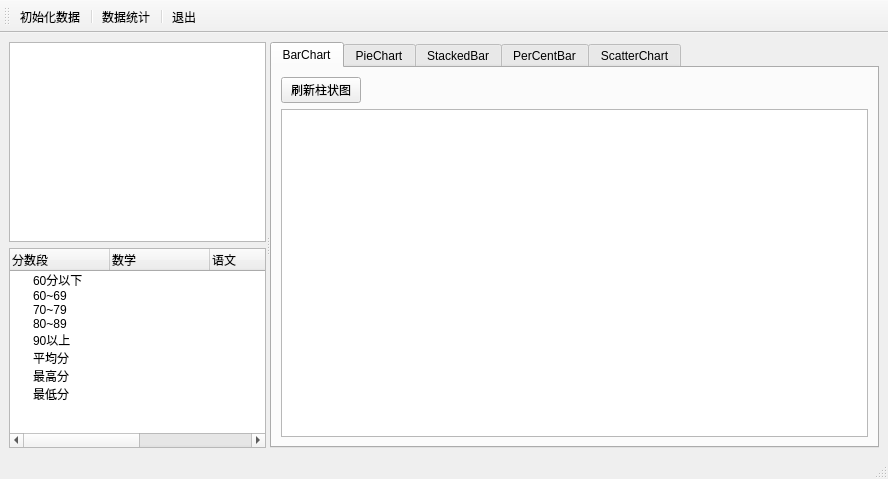
<?xml version="1.0" encoding="UTF-8"?>
<ui version="4.0">
 <class>MainWindow</class>
 <widget class="QMainWindow" name="MainWindow">
  <property name="geometry">
   <rect>
    <x>0</x>
    <y>0</y>
    <width>888</width>
    <height>479</height>
   </rect>
  </property>
  <property name="windowTitle">
   <string>MainWindow</string>
  </property>
  <property name="toolButtonStyle">
   <enum>Qt::ToolButtonTextUnderIcon</enum>
  </property>
  <widget class="QWidget" name="centralwidget">
   <layout class="QGridLayout" name="gridLayout">
    <item row="0" column="0">
     <widget class="QSplitter" name="splitter">
      <property name="orientation">
       <enum>Qt::Horizontal</enum>
      </property>
      <widget class="QWidget" name="layoutWidget">
       <layout class="QVBoxLayout" name="verticalLayout">
        <item>
         <widget class="QTableView" name="tableView"/>
        </item>
        <item>
         <widget class="QTreeWidget" name="treeWidget">
          <column>
           <property name="text">
            <string>分数段</string>
           </property>
          </column>
          <column>
           <property name="text">
            <string>数学</string>
           </property>
          </column>
          <column>
           <property name="text">
            <string>语文</string>
           </property>
          </column>
          <column>
           <property name="text">
            <string>英语</string>
           </property>
          </column>
          <column>
           <property name="text">
            <string>平均分</string>
           </property>
          </column>
          <item>
           <property name="text">
            <string>60分以下</string>
           </property>
           <property name="text">
            <string/>
           </property>
           <property name="text">
            <string/>
           </property>
           <property name="text">
            <string/>
           </property>
           <property name="text">
            <string/>
           </property>
          </item>
          <item>
           <property name="text">
            <string>60~69</string>
           </property>
           <property name="text">
            <string/>
           </property>
           <property name="text">
            <string/>
           </property>
           <property name="text">
            <string/>
           </property>
           <property name="text">
            <string/>
           </property>
          </item>
          <item>
           <property name="text">
            <string>70~79</string>
           </property>
           <property name="text">
            <string/>
           </property>
           <property name="text">
            <string/>
           </property>
           <property name="text">
            <string/>
           </property>
           <property name="text">
            <string/>
           </property>
          </item>
          <item>
           <property name="text">
            <string>80~89</string>
           </property>
           <property name="text">
            <string/>
           </property>
           <property name="text">
            <string/>
           </property>
           <property name="text">
            <string/>
           </property>
           <property name="text">
            <string/>
           </property>
          </item>
          <item>
           <property name="text">
            <string>90以上</string>
           </property>
           <property name="text">
            <string/>
           </property>
           <property name="text">
            <string/>
           </property>
           <property name="text">
            <string/>
           </property>
           <property name="text">
            <string/>
           </property>
          </item>
          <item>
           <property name="text">
            <string>平均分</string>
           </property>
          </item>
          <item>
           <property name="text">
            <string>最高分</string>
           </property>
          </item>
          <item>
           <property name="text">
            <string>最低分</string>
           </property>
          </item>
         </widget>
        </item>
       </layout>
      </widget>
      <widget class="QTabWidget" name="tabWidget">
       <property name="currentIndex">
        <number>0</number>
       </property>
       <widget class="QWidget" name="tab">
        <attribute name="icon">
         <iconset>
          <normalon>:/images/BarChart.png</normalon>
         </iconset>
        </attribute>
        <attribute name="title">
         <string>BarChart</string>
        </attribute>
        <layout class="QGridLayout" name="gridLayout_2">
         <item row="1" column="0" colspan="2">
          <widget class="QChartView" name="chartViewBar"/>
         </item>
         <item row="0" column="0">
          <widget class="QPushButton" name="btn_flashBar">
           <property name="text">
            <string>刷新柱状图</string>
           </property>
          </widget>
         </item>
         <item row="0" column="1">
          <spacer name="horizontalSpacer">
           <property name="orientation">
            <enum>Qt::Horizontal</enum>
           </property>
           <property name="sizeHint" stdset="0">
            <size>
             <width>177</width>
             <height>20</height>
            </size>
           </property>
          </spacer>
         </item>
        </layout>
       </widget>
       <widget class="QWidget" name="tab_2">
        <attribute name="icon">
         <iconset>
          <normalon>:/images/PieChart.png</normalon>
         </iconset>
        </attribute>
        <attribute name="title">
         <string>PieChart</string>
        </attribute>
        <layout class="QGridLayout" name="gridLayout_3">
         <item row="0" column="3">
          <widget class="QLabel" name="label_2">
           <property name="text">
            <string>HoleSize</string>
           </property>
           <property name="alignment">
            <set>Qt::AlignRight|Qt::AlignTrailing|Qt::AlignVCenter</set>
           </property>
          </widget>
         </item>
         <item row="0" column="2">
          <widget class="QPushButton" name="btn_flashPie">
           <property name="text">
            <string>刷新饼图</string>
           </property>
          </widget>
         </item>
         <item row="0" column="6">
          <widget class="QDoubleSpinBox" name="doubleSpinBox_pieSize">
           <property name="minimum">
            <double>1.000000000000000</double>
           </property>
          </widget>
         </item>
         <item row="0" column="8">
          <widget class="QComboBox" name="comboBox_them">
           <item>
            <property name="text">
             <string>主题1</string>
            </property>
           </item>
           <item>
            <property name="text">
             <string>主题2</string>
            </property>
           </item>
           <item>
            <property name="text">
             <string>主题3</string>
            </property>
           </item>
           <item>
            <property name="text">
             <string>主题4</string>
            </property>
           </item>
          </widget>
         </item>
         <item row="1" column="0" colspan="8">
          <widget class="QChartView" name="chartViewPie"/>
         </item>
         <item row="0" column="5">
          <widget class="QLabel" name="label_3">
           <property name="text">
            <string>PieSize</string>
           </property>
           <property name="alignment">
            <set>Qt::AlignRight|Qt::AlignTrailing|Qt::AlignVCenter</set>
           </property>
          </widget>
         </item>
         <item row="0" column="4">
          <widget class="QDoubleSpinBox" name="doubleSpinBox_holeSize"/>
         </item>
         <item row="0" column="0">
          <widget class="QLabel" name="label">
           <property name="text">
            <string>分析数据</string>
           </property>
           <property name="alignment">
            <set>Qt::AlignRight|Qt::AlignTrailing|Qt::AlignVCenter</set>
           </property>
          </widget>
         </item>
         <item row="0" column="1">
          <widget class="QComboBox" name="comboBox_course">
           <item>
            <property name="text">
             <string>语文</string>
            </property>
           </item>
           <item>
            <property name="text">
             <string>数学</string>
            </property>
           </item>
           <item>
            <property name="text">
             <string>英语</string>
            </property>
           </item>
          </widget>
         </item>
         <item row="0" column="7">
          <widget class="QLabel" name="label_4">
           <property name="text">
            <string>主题</string>
           </property>
           <property name="alignment">
            <set>Qt::AlignRight|Qt::AlignTrailing|Qt::AlignVCenter</set>
           </property>
          </widget>
         </item>
        </layout>
       </widget>
       <widget class="QWidget" name="tab_3">
        <attribute name="icon">
         <iconset>
          <normalon>:/images/StackedBar.png</normalon>
         </iconset>
        </attribute>
        <attribute name="title">
         <string>StackedBar</string>
        </attribute>
        <layout class="QGridLayout" name="gridLayout_4">
         <item row="0" column="0">
          <widget class="QPushButton" name="btn_flashStackedBar">
           <property name="text">
            <string>刷新堆叠柱状图</string>
           </property>
          </widget>
         </item>
         <item row="0" column="1">
          <spacer name="horizontalSpacer_2">
           <property name="orientation">
            <enum>Qt::Horizontal</enum>
           </property>
           <property name="sizeHint" stdset="0">
            <size>
             <width>485</width>
             <height>20</height>
            </size>
           </property>
          </spacer>
         </item>
         <item row="1" column="0" colspan="2">
          <widget class="QChartView" name="chartViewStackedBar"/>
         </item>
        </layout>
       </widget>
       <widget class="QWidget" name="tab_4">
        <attribute name="icon">
         <iconset>
          <normalon>:/images/PercentBar.png</normalon>
         </iconset>
        </attribute>
        <attribute name="title">
         <string>PerCentBar</string>
        </attribute>
        <layout class="QGridLayout" name="gridLayout_5">
         <item row="0" column="0">
          <widget class="QPushButton" name="btn_flashPercentBar">
           <property name="text">
            <string>刷新百分比柱状图</string>
           </property>
          </widget>
         </item>
         <item row="0" column="1">
          <spacer name="horizontalSpacer_3">
           <property name="orientation">
            <enum>Qt::Horizontal</enum>
           </property>
           <property name="sizeHint" stdset="0">
            <size>
             <width>473</width>
             <height>20</height>
            </size>
           </property>
          </spacer>
         </item>
         <item row="1" column="0" colspan="2">
          <widget class="QChartView" name="chartViewPercentBar"/>
         </item>
        </layout>
       </widget>
       <widget class="QWidget" name="tab_5">
        <attribute name="icon">
         <iconset>
          <normalon>:/images/ScatterChart.png</normalon>
         </iconset>
        </attribute>
        <attribute name="title">
         <string>ScatterChart</string>
        </attribute>
        <layout class="QGridLayout" name="gridLayout_6">
         <item row="0" column="0">
          <widget class="QPushButton" name="btn_flashScatterChart">
           <property name="text">
            <string>刷新图标</string>
           </property>
          </widget>
         </item>
         <item row="0" column="1">
          <spacer name="horizontalSpacer_4">
           <property name="orientation">
            <enum>Qt::Horizontal</enum>
           </property>
           <property name="sizeHint" stdset="0">
            <size>
             <width>497</width>
             <height>20</height>
            </size>
           </property>
          </spacer>
         </item>
         <item row="1" column="0" colspan="2">
          <widget class="QChartView" name="chartViewScatterChart"/>
         </item>
        </layout>
       </widget>
      </widget>
     </widget>
    </item>
   </layout>
  </widget>
  <widget class="QMenuBar" name="menubar">
   <property name="geometry">
    <rect>
     <x>0</x>
     <y>0</y>
     <width>888</width>
     <height>21</height>
    </rect>
   </property>
  </widget>
  <widget class="QStatusBar" name="statusbar"/>
  <widget class="QToolBar" name="toolBar">
   <property name="windowTitle">
    <string>toolBar</string>
   </property>
   <attribute name="toolBarArea">
    <enum>TopToolBarArea</enum>
   </attribute>
   <attribute name="toolBarBreak">
    <bool>false</bool>
   </attribute>
   <addaction name="action_init"/>
   <addaction name="separator"/>
   <addaction name="action_survey"/>
   <addaction name="separator"/>
   <addaction name="action_exit"/>
  </widget>
  <action name="action_init">
   <property name="icon">
    <iconset resource="res.qrc">
     <normaloff>:/images/init.png</normaloff>:/images/init.png</iconset>
   </property>
   <property name="text">
    <string>初始化数据</string>
   </property>
   <property name="font">
    <font/>
   </property>
  </action>
  <action name="action_survey">
   <property name="icon">
    <iconset resource="res.qrc">
     <normaloff>:/images/survey.png</normaloff>:/images/survey.png</iconset>
   </property>
   <property name="text">
    <string>数据统计</string>
   </property>
  </action>
  <action name="action_exit">
   <property name="icon">
    <iconset resource="res.qrc">
     <normaloff>:/images/exit.png</normaloff>:/images/exit.png</iconset>
   </property>
   <property name="text">
    <string>退出</string>
   </property>
  </action>
 </widget>
 <customwidgets>
  <customwidget>
   <class>QChartView</class>
   <extends>QGraphicsView</extends>
   <header location="global">qchartview.h</header>
  </customwidget>
 </customwidgets>
 <resources>
  <include location="res.qrc"/>
 </resources>
 <connections>
  <connection>
   <sender>action_exit</sender>
   <signal>triggered()</signal>
   <receiver>MainWindow</receiver>
   <slot>close()</slot>
   <hints>
    <hint type="sourcelabel">
     <x>-1</x>
     <y>-1</y>
    </hint>
    <hint type="destinationlabel">
     <x>299</x>
     <y>218</y>
    </hint>
   </hints>
  </connection>
 </connections>
</ui>
